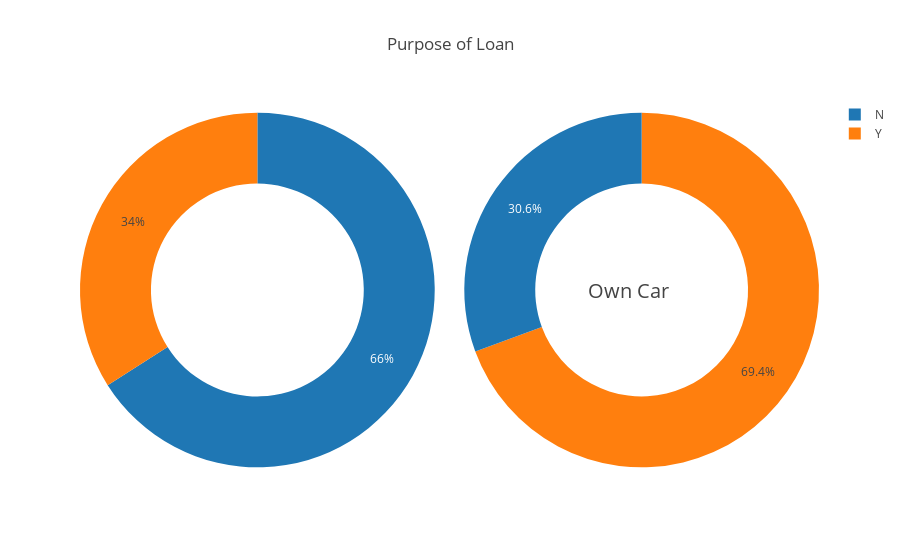

The cell this chart's notebook holds for it:
### Code cell
temp1 = application_train["FLAG_OWN_CAR"].value_counts()
temp2 = application_train["FLAG_OWN_REALTY"].value_counts()
fig = {
    "data": [
        {
            "values": temp1.values,
            "labels": temp1.index,
            "domain": {"x": [0, 0.48]},
            "name": "Own Car",
            "hoverinfo": "label+percent+name",
            "hole": .6,
            "type": "pie"
        },
        {
            "values": temp2.values,
            "labels": temp2.index,
            "text":"Own Reality",
            "textposition": "inside",
            "domain": {"x": [.52, 1]},
            "name": "Own Reality",
            "hoverinfo": "label+percent+name",
            "hole": .6,
            "type": "pie",
        }],
    "layout": {
        "title":"Purpose of Loan",
        "annotations": [
            {
                "font": {
                    "size": 20                    
                },
                "showarrow": False,
                "text": "Own Car",
                "x": 0.8,
                "y": 0.5
            }
        ]
    }
}
iplot(fig, filename='donut')

### Figure 1 — Plotly figure (JSON) as saved in the notebook; plotly's stock layout.template omitted (floating-point values rounded to 4 significant figures)
{"data": [{"domain": {"x": [0, 0.48]}, "hole": 0.6, "hoverinfo": "label+percent+name", "labels": ["N", "Y"], "name": "Own Car", "type": "pie", "values": [202924, 104587]}, {"domain": {"x": [0.52, 1]}, "hole": 0.6, "hoverinfo": "label+percent+name", "labels": ["Y", "N"], "name": "Own Reality", "text": "Own Reality", "textposition": "inside", "type": "pie", "values": [213312, 94199]}], "layout": {"annotations": [{"font": {"size": 20}, "showarrow": false, "text": "Own Car", "x": 0.8, "y": 0.5}], "title": "Purpose of Loan"}}
